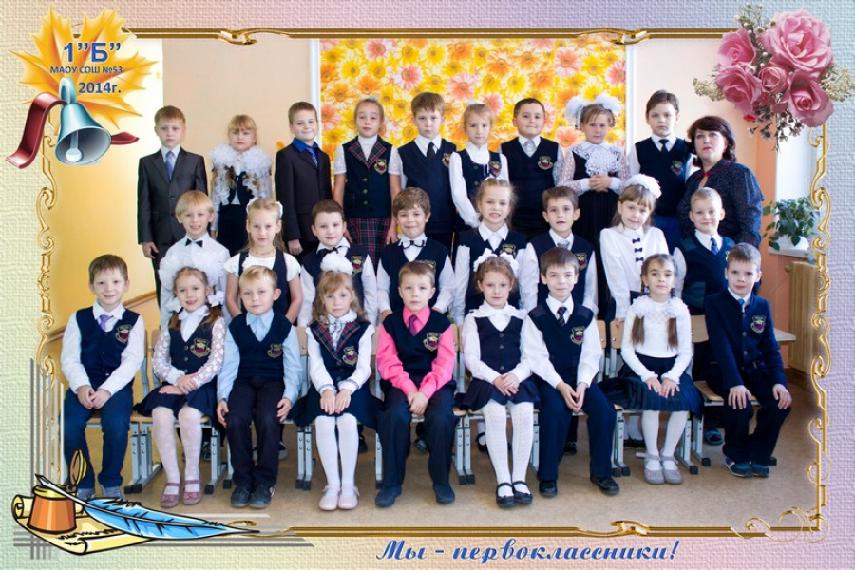
#> input picture imgs/Classmates/downscale_photo3.jpg, 855 x 570 px
$ python compare_all.py   (older library calls are emulated)
#> lines starting #> are read from the running program, lines starting #| are printed output that depends on the picture
import cv2
import numpy as np
import math
import time
from skimage import filters
def brenner(img):
    '''
    :param img:narray             the clearer the image,the larger the return value
    :return: float
    '''
    shape = np.shape(img)

    out = 0
    for y in range(0, shape[1]):
        for x in range(0, shape[0]-2):

            out+=(int(img[x+2,y])-int(img[x,y]))**2

    return out

def Laplacian(img):

    return cv2.Laplacian(img,cv2.CV_64F).var()

def SMD(img):

    shape = np.shape(img)
    out = 0
    for y in range(0, shape[1]-1):
        for x in range(0, shape[0]-1):
            out+=math.fabs(int(img[x,y])-int(img[x,y-1]))
            out+=math.fabs(int(img[x,y]-int(img[x+1,y])))
    return out

def SMD2(img):

    shape = np.shape(img)
    out = 0
    for y in range(0, shape[1]-1):
        for x in range(0, shape[0]-1):
            out+=math.fabs(int(img[x,y])-int(img[x+1,y]))*math.fabs(int(img[x,y]-int(img[x,y+1])))
    return out

def variance(img):

    out = 0
    u = np.mean(img)
    shape = np.shape(img)
    for y in range(0,shape[1]):
        for x in range(0,shape[0]):
            out+=(img[x,y]-u)**2
    return out

def energy(img):

    shape = np.shape(img)
    out = 0
    for y in range(0, shape[1]-1):
        for x in range(0, shape[0]-1):
            out+=((int(img[x+1,y])-int(img[x,y]))**2)*((int(img[x,y+1]-int(img[x,y])))**2)
    return out

def Vollath(img):


    shape = np.shape(img)
    u = np.mean(img)
    out = -shape[0]*shape[1]*(u**2)
    for y in range(0, shape[1]):
        for x in range(0, shape[0]-1):
            out+=int(img[x,y])*int(img[x+1,y])
    return out

def entropy(img):

    [rows, cols] = img.shape
    h = 0
    hist_gray = cv2.calcHist([img],[0],None,[256],[0.0,255.0])
    # hn valueis not correct
    hb = np.zeros((256, 1), np.float32)
    #hn = np.zeros((256, 1), np.float32)
    for j in range(0, 256):
        hb[j, 0] = hist_gray[j, 0] / (rows*cols)
    for i in range(0, 256):
        if hb[i, 0] > 0:
            h = h - (hb[i, 0])*math.log(hb[i, 0],2)

    out = h
    return out
    """
    tmp = []
    for i in range(256):
        tmp.append(0)
    val = 0
    k = 0
    out = 0

    img = np.array(img)
    for i in range(len(img)):
        for j in range(len(img[i])):
            val = img[i][j]
            tmp[val] = float(tmp[val] + 1)
            k =  float(k + 1)
    for i in range(len(tmp)):
        tmp[i] = float(tmp[i] / k)
    for i in range(len(tmp)):
        if(tmp[i] == 0):
            out = out
        else:
            out = float(out - tmp[i] * (math.log(tmp[i]) / math.log(2.0)))
    return out
    """
def Tenengrad(img):
    tmp = filters.sobel(img)
    out = np.sum(tmp**2)
    out = np.sqrt(out)
    return out

def main(img1, img2):
    l = []
    time1 = []
    for i in range(9):
        l.append([])
    start = time.clock()
    l[0].append(brenner(img1))
    l[0].append(brenner(img2))
    end = time.clock()
    time1.append(end-start)
    start = time.clock()
    l[1].append(Laplacian(img1))
    l[1].append(Laplacian(img2))
    end = time.clock()
    time1.append(end-start)
    start = time.clock()
    l[2].append(SMD(img1))
    l[2].append(SMD(img2))
    end = time.clock()
    time1.append(end-start)
    start = time.clock()
    l[3].append(SMD2(img1))
    l[3].append(SMD2(img2))
    end = time.clock()
    time1.append(end-start)
    start = time.clock()
    l[4].append(variance(img1))
    l[4].append(variance(img2))
    end = time.clock()
    time1.append(end-start)
    start = time.clock()
    l[5].append(energy(img1))
    l[5].append(energy(img2))
    end = time.clock()
    time1.append(end-start)
    start = time.clock()
    l[6].append(Vollath(img1))
    l[6].append(Vollath(img2))
    end = time.clock()
    time1.append(end-start)
    start = time.clock()
    l[7].append(entropy(img1))
    l[7].append(entropy(img2))
    end = time.clock()
    time1.append(end-start)
    start = time.clock()
    l[8].append(Tenengrad(img1))
    l[8].append(Tenengrad(img2))
    end = time.clock()
    time1.append(end-start)
    l_method=['Brenner', 'Laplacian', 'SMD', 'SMD2', 'Variance', 'Energy', 'Vollath', 'Entropy', 'Tenengrad']
    for i in range(9):
        print('---------------------------')
        print (l_method[i])     #method name
        print("score     ",l[i][0],l[i][1])     # original value
        print("normalized",float(l[i][0])/float(np.max(l[i])),float(l[i][1])/float(np.max(l[i])))   #original value/max value
        print('every image cost %f s'%time1[i])
if __name__ == '__main__':
    #original image
    img1 = cv2.imread('./imgs/Classmates/downscale_photo3.jpg')
#> img1 is the input picture: shape (570, 855, 3); mean B, G, R 134.4, 137.6, 148.6
    img2 = cv2.imread('./imgs/Classmates/photo3.jpg')
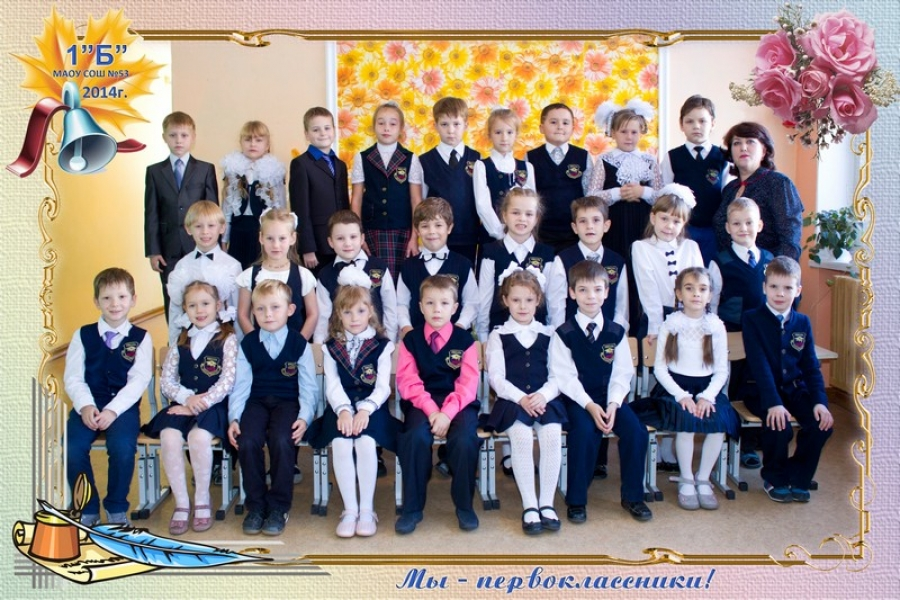
#> input picture imgs/Classmates/photo3.jpg, 900 x 600 px
#> img2 is the input picture: shape (600, 900, 3); mean B, G, R 134.5, 137.7, 148.7
    #gray
    img1 = cv2.cvtColor(img1,cv2.COLOR_BGR2GRAY)
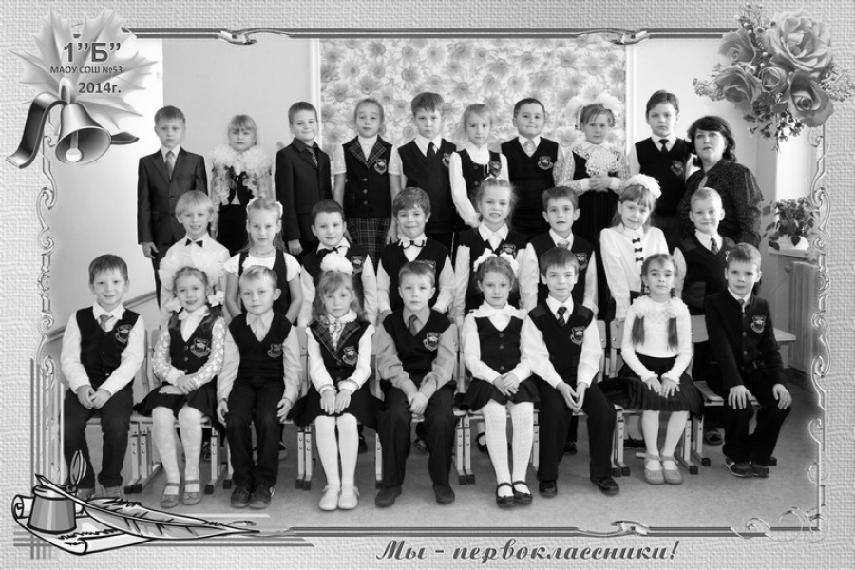
#> img1: shape (570, 855); min 0, max 255, mean 140.5
    img2 = cv2.cvtColor(img2, cv2.COLOR_BGR2GRAY)
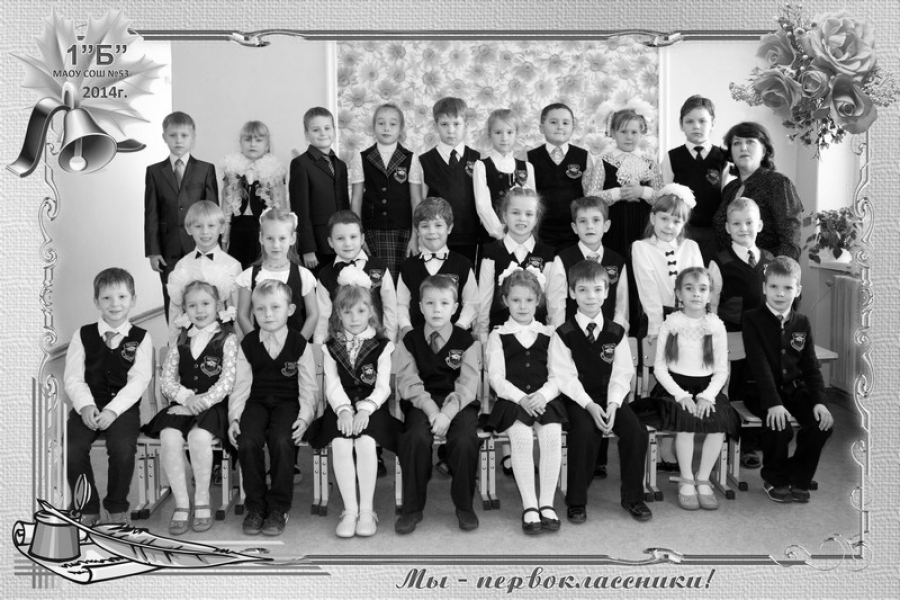
#> img2: shape (600, 900); min 0, max 255, mean 140.6
    main(img1,img2)
#> after the loop in brenner, `for y in range(0, shape[1]):`: out = 440447054
#> after the loop in SMD, `for y in range(0, shape[1]-1):`: out = 9787374
#> after the loop in SMD2, `for y in range(0, shape[1]-1):`: out = 84772371
#> in variance, `u = np.mean(img)`: u = 140.5
#> after the loop in variance, `for y in range(0,shape[1]):`: out = 2.82e+09
#> after the loop in energy, `for y in range(0, shape[1]-1):`: out = 194735414597
#> in Vollath, `u = np.mean(img)`: u = 140.5
#> in Vollath, `out = -shape[0]*shape[1]*(u**2)`: out = -9.62e+09
#> after the loop in Vollath, `for y in range(0, shape[1]):`: out = 2.69e+09
#> in entropy, `hist_gray = cv2.calcHist([img],[0],None,[256],[0.0,255.0])`: hist_gray = 256 values, max 5017 at index 212, min 0 at index 255, mean 1903.5
#> after the loop in entropy, `for j in range(0, 256):`: hb = 256 values, max 0.0103 at index 212, min 0 at index 255, mean 0.00391
#> the loop in entropy, `for i in range(0, 256):` made 256 passes
#> h on passes 1 to 12: 0.000887, 0.0118, 0.0318, 0.0568, 0.0891, 0.124, 0.16, 0.194, 0.232, 0.271, 0.312, 0.358
#> after the loop in entropy, `for i in range(0, 256):`: h = 7.74
#> the loop in entropy (call 2), `for i in range(0, 256):` made 256 passes
#> h on passes 1 to 12: 0.000691, 0.0107, 0.0282, 0.0526, 0.0864, 0.121, 0.159, 0.194, 0.231, 0.27, 0.311, 0.354
#> in Tenengrad, `tmp = filters.sobel(img)`:
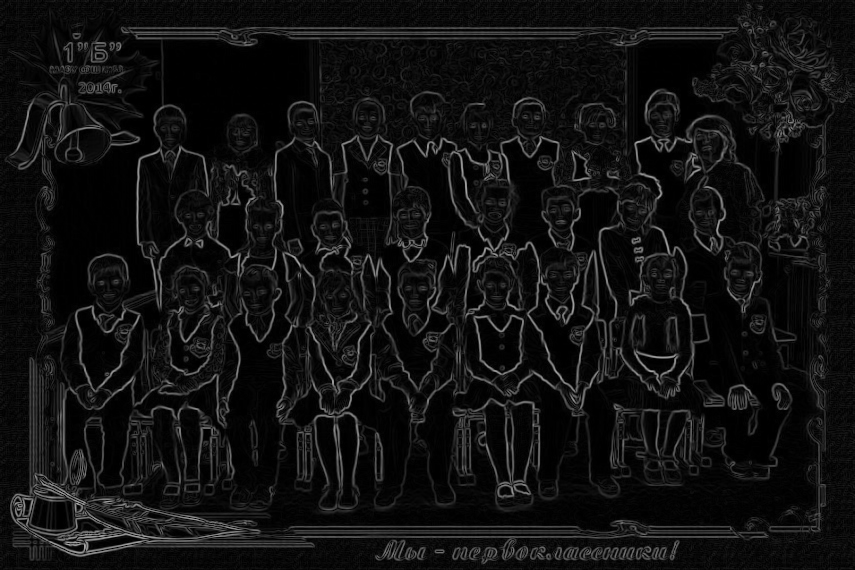
#> tmp: shape (570, 855) float64; min 0, max 0.658, mean 0.0693
#> in Tenengrad, `out = np.sum(tmp**2)`: out = 6409.5
#> in Tenengrad, `out = np.sqrt(out)`: out = 80.06
